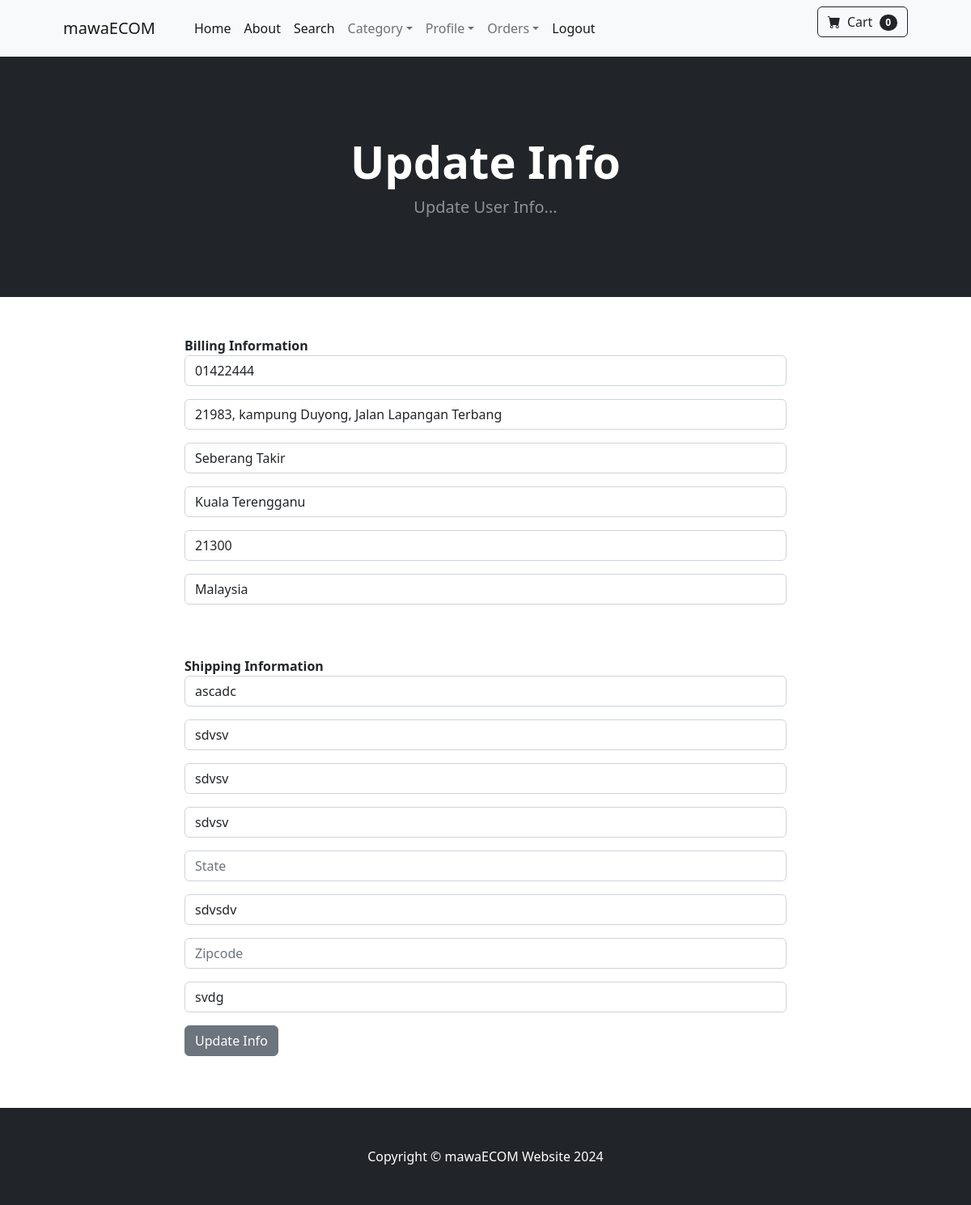
The page /update_info/ (signed in) on the database its author committed.
### member/models.py (models this page shows, shortened)
class Profile(models.Model):
    user = models.OneToOneField(User, on_delete=models.CASCADE)
    date_modified = models.DateTimeField(User, auto_now=True)
    phone = models.CharField(max_length=20, blank=True)
    address1 = models.CharField(max_length=200, blank=True)
    address2 = models.CharField(max_length=200, blank=True)
    city = models.CharField(max_length=20, blank=True)
    zipcode = models.CharField(max_length=20, blank=True)
    country = models.CharField(max_length=20, blank=True)
    old_cart = models.CharField(max_length=200, blank=True, null=True) #for cart persistence

### payment/models.py (models this page shows, shortened)
class ShippingAddress(models.Model):
    user = models.ForeignKey(User, on_delete=models.CASCADE, null=True, blank=True)
    shipping_full_name = models.CharField(max_length=255)
    shipping_email = models.CharField(max_length=255)
    shipping_address1 = models.CharField(max_length=255)
    shipping_address2 = models.CharField(max_length=255, null=True, blank=True)
    shipping_city = models.CharField(max_length=255)
    shipping_state = models.CharField(max_length=255, null=True, blank=True)
    shipping_zipcode = models.CharField(max_length=255, null=True, blank=True)
    shipping_country = models.CharField(max_length=255)
    class Meta:
        verbose_name_plural = "Shipping Address"

### member/views.py (the view)
# urls.py: path('update_info/', views.update_info, name="update_info"),
def update_info(request):
    if request.user.is_authenticated:
        current_user = Profile.objects.get(user__id=request.user.id)
        shipping_user = ShippingAddress.objects.get(user__id=request.user.id)
        form = UserInfoForm(request.POST or None, instance=current_user)
        shipping_form = ShippingForm(request.POST or None, instance=shipping_user)
        if form.is_valid() or shipping_form.is_valid():
            form.save()
            shipping_form.save()
            messages.success(request, ("Your Info is Updated!"))
            return redirect('home')
        return render(request, 'authenticate/update_info.html',{
            "form" : form,
            "shipping_form" : shipping_form,
    })
    else:
        messages.success(request, ("You Must Be Logged In To View This Page."))
        return redirect('home')

### member/forms.py
class UserInfoForm(forms.ModelForm):
    phone = forms.CharField(label="", widget=forms.TextInput(attrs={'class': 'form-control', 'placeholder' : 'Phone'}), required=False)
    address1 = forms.CharField(label="", widget=forms.TextInput(attrs={'class': 'form-control', 'placeholder' : 'Address 1'}), required=False)
    address2 = forms.CharField(label="", widget=forms.TextInput(attrs={'class': 'form-control', 'placeholder' : 'Address 2'}), required=False)
    city = forms.CharField(label="", widget=forms.TextInput(attrs={'class': 'form-control', 'placeholder' : 'City'}), required=False)
    zipcode = forms.CharField(label="", widget=forms.TextInput(attrs={'class': 'form-control', 'placeholder' : 'Zipcode'}), required=False)
    country = forms.CharField(label="", widget=forms.TextInput(attrs={'class': 'form-control', 'placeholder' : 'Country'}), required=False)
    class Meta:
        model = Profile
        fields = ('phone', 'address1', 'address2', 'city', 'zipcode', 'country')

### cart/cart.py (called while the page is built)
    def __len__(self):
        return len(self.cart)

### cart/context_processors.py (called while the page is built)
def cart(request):
    return {'cart' : Cart(request)}

### member/templates/authenticate/update_info.html (shortened to what this page needs)
{% extends 'store/base.html' %}
{% load static %}
{% block content %}
<header class="bg-dark py-5">
    <div class="container px-4 px-lg-5 my-5">
        <div class="text-center text-white">
            <h1 class="display-4 fw-bolder">Update Info</h1>
            <p class="lead fw-normal text-white-50 mb-0">Update User Info...</p>
        </div>
    </div>
</header>
<br><br>
<div class="container">
    <div class="row">
        <center>
            <div class="col-8 text-start">
                <strong>Billing Information</strong>
                <br>
                <form action="{% url 'update_info' %}" method="POST">
                    {{ form.as_p}}
                    <br><br>
                    <strong>Shipping Information</strong>
                    <br>
                    {{ shipping_form.as_p }}
                    <button type="submit" class="btn btn-secondary">Update Info</button>
                </form>
            </div>
        </center>
    </div>
</div>
<br><br>
{% endblock%}

### rows shown on the page
Profile: phone "01422444", address1 "21983, kampung Duyong, Jalan Lapangan Terbang", address2 "Seberang Takir", city "Kuala Terengganu", zipcode "21300", country "Malaysia"
ShippingAddress: shipping_full_name "ascadc", shipping_email "sdvsv", shipping_address1 "sdvsv", shipping_address2 "sdvsv", shipping_city "sdvsdv", shipping_country "svdg"

### other values the page prints
{{ cart|length }} "0"
